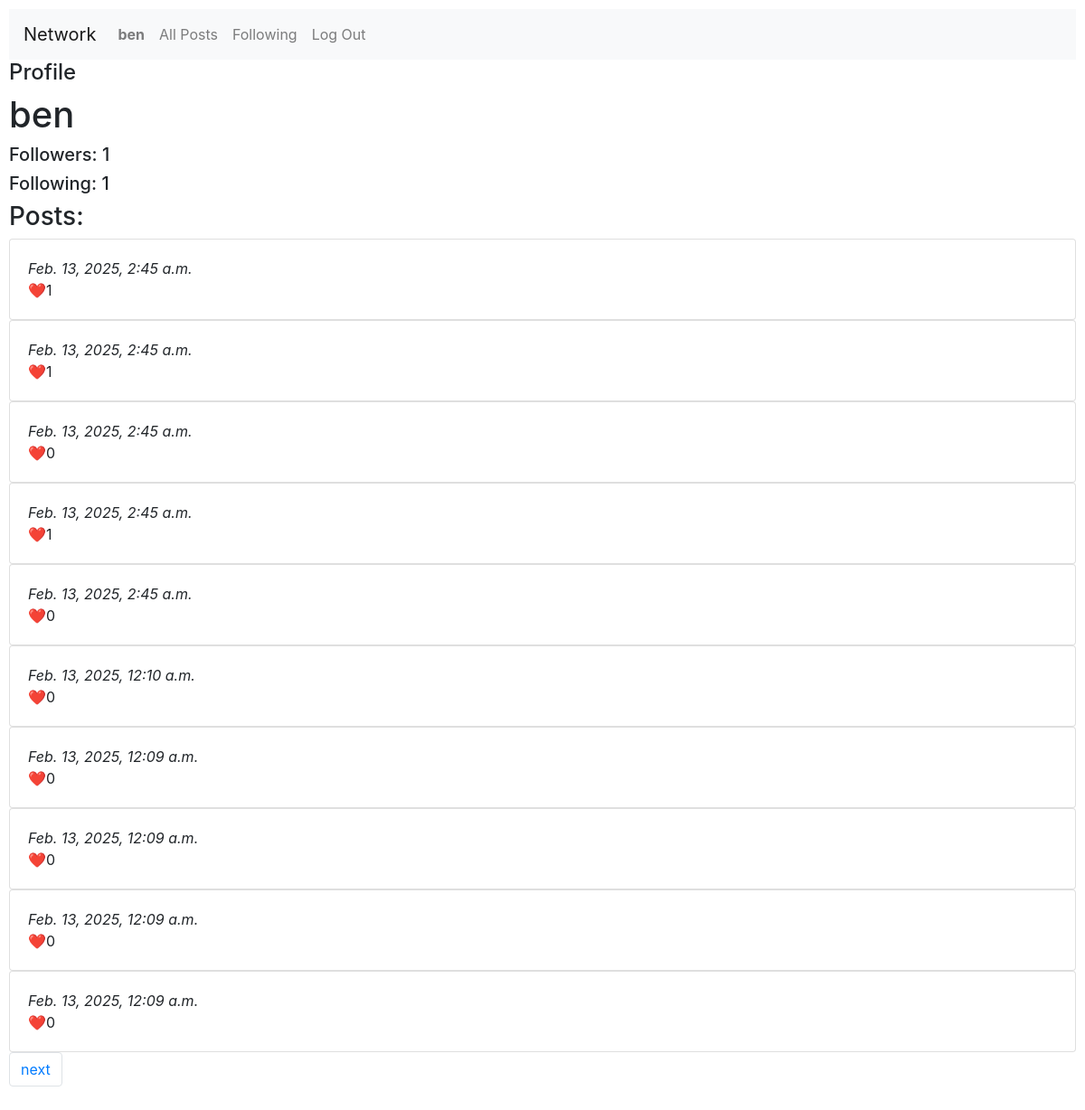
Page /profile/ben (signed in) on the committed database.
### network/models.py (models this page shows)
class User(AbstractUser):
    user_followers = models.ManyToManyField('Follow')

class Post(models.Model):
    user = models.ForeignKey(User, on_delete=models.CASCADE)
    text = models.CharField(max_length=256, blank=False, null=False)
    likes = models.ManyToManyField(User, through="Like", blank=True, related_name="liked_posts")
    timestamp = models.DateTimeField(auto_now_add=True)

### network/views.py (the view)
# urls.py: path("profile/<str:username>", views.profile, name="profile"),
def profile(request, username):
    user_profile = User.objects.get(username=username)
    current_user = request.user
    user_posts = Post.objects.filter(user=user_profile).order_by('-timestamp')
    followers = user_profile.followers.all()
    following_count = user_profile.followings.count()
    if (current_user) and (current_user != user_profile):
        follow_status = False
        for follower in followers:
            if current_user.id == follower.following_id:
                follow_status = "following"
                break
        if not follow_status:
            follow_status ="not_following"
    else:
        follow_status = False
    l = []
    for post in user_posts:
        d = {
            "id": post.id,
            "user_id": post.user_id,
            "text": post.text,
            "timestamp": post.timestamp,
            "likes": post.likes.count()
        }
        post_object = Post.objects.get(pk=post.id)
        try:
            like = Like.objects.get(
                user=request.user,
                post=post_object
            )
        except Like.DoesNotExist:
            d["liked"] = False
        else:
            d["liked"] = True
        l.append(d)
    paginator = Paginator(l, 10)
    page_number = request.GET.get("page")
    page_obj = paginator.get_page(page_number)
    return render(request, "network/profile.html", {
        "username": username, # dont pass user as key to template or django will say the value is the user
        "follows": len(followers),
        "following": following_count,
        "follow_status": follow_status,
        "page": page_obj
    })

### network/templates/network/profile.html (shortened to what this page needs)
{% extends "network/layout.html" %}
{% block body %}
    <h4>Profile</h4>
    <h1>{{ username }}</h1>
    <h5>Followers: {{ follows }}</h5>
    <h5>Following: {{ following }}</h5>
    <h3>Posts:</h3>
    {% for post in page %}
        <div class="card">
            <div class="card-body">
                <i>{{ post.timestamp }}</i>
                {% if user.username == username %}
                    ❤️{{ post.likes }}
                {% else %}
                    <p>{{ post.text }}</p>
                    <div class="edit-likes" data-likes="{{ post.likes }}" data-id="{{ post.id }}" data-liked="{{ post.liked }}"></div>
                {% endif %}
            </div>
        </div>
    {% endfor %}
    <nav>
        <ul class="pagination">
            {% if page.has_next %}
            <li class="page-item"><a class="page-link" href="?page={{ page.next_page_number }}">next</a></li>
            {% endif %}
        </ul>
    </nav>
{% endblock %}

### network/templates/network/layout.html (shortened to what this page needs)
{% load static %}
<!DOCTYPE html>
<html lang="en">
    <head>
        <link rel="stylesheet" href="https://stackpath.bootstrapcdn.com/bootstrap/4.4.1/css/bootstrap.min.css">
        <link href="{% static 'network/styles.css' %}" rel="stylesheet">
    </head>
    <body>
        <nav class="navbar navbar-expand-lg navbar-light bg-light">
            <a class="navbar-brand" href="#">Network</a>
            <div>
              <ul class="navbar-nav mr-auto">
                {% if user.is_authenticated %}
                    <li class="nav-item">
                        <a class="nav-link" href="#"><strong>{{ user.username }}</strong></a>
                    </li>
                {% endif %}
                <li class="nav-item">
                  <a class="nav-link" href="{% url 'index' %}">All Posts</a>
                </li>
                {% if user.is_authenticated %}
                    <li class="nav-item">
                        <a class="nav-link" href="{% url 'following' %}">Following</a>
                    </li>
                    <li class="nav-item">
                        <a class="nav-link" href="{% url 'logout' %}">Log Out</a>
                    </li>
                {% endif %}
              </ul>
            </div>
          </nav>
        <div class="body">
            {% block body %}
            {% endblock %}
        </div>
    </body>
</html>

### network/static/network/styles.css (style rules this page uses)
body { padding: 10px; }

### rows in the picture
User: username "ben"
Post: timestamp "Feb. 13, 2025, 2:45 a.m."
Post: timestamp "Feb. 13, 2025, 2:45 a.m."
Post: timestamp "Feb. 13, 2025, 2:45 a.m."
Post: timestamp "Feb. 13, 2025, 2:45 a.m."
Post: timestamp "Feb. 13, 2025, 2:45 a.m."
Post: timestamp "Feb. 13, 2025, 12:10 a.m."
Post: timestamp "Feb. 13, 2025, 12:09 a.m."
Post: timestamp "Feb. 13, 2025, 12:09 a.m."
Post: timestamp "Feb. 13, 2025, 12:09 a.m."
Post: timestamp "Feb. 13, 2025, 12:09 a.m."

### other values in the picture
{{ follows }} "1"
{{ following }} "1"
{{ post.likes }} "1" "1" "0" "1" "0" "0" "0" "0" "0" "0"
